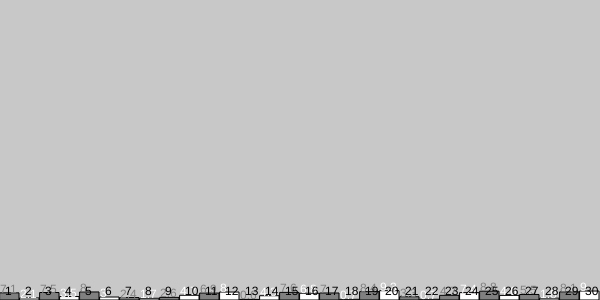
Frame 1 (no input)
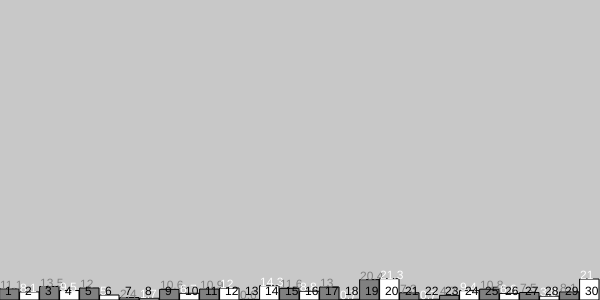
Frame 60 (no input)
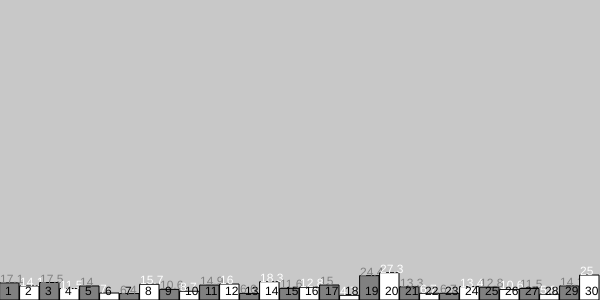
Frame 120 (the mouse pressed at the canvas centre since frame 60)

The p5.js sketch that drew these frames (run headless with seeded random() and noise() and a simulated clock; from frame 60 on, the mouse is pressed at the canvas centre):

// p5.js sketch
// ── sketch.js
let rectangleHeights = [];
let w;
let shouldIncreaseHeight = true;
const maxRectangles = 30;

function setup() {
  createCanvas(600, 300);
  background(200);
  for (let i = 0; i < maxRectangles; i++) {
    rectangleHeights.push(random(0, 10));
  }
}

function draw() {
  background(200);
  w = width / rectangleHeights.length;
  for (let i = 0; i < rectangleHeights.length; i++) {
    if (i % 2 == 0) {
      fill("gray");
    } else {
      fill("white");
    }
    rect(i * w, height - rectangleHeights[i], w - 1, rectangleHeights[i]);
    text(round(rectangleHeights[i], 1), i * w, height - rectangleHeights[i]);
    fill("black");
    text(i + 1, i * w + w / 2 - 5, height - 5);
  }

  if (shouldIncreaseHeight) {
    let randomlyChosenRectIndex = floor(random(rectangleHeights.length));
    let newHeight = rectangleHeights[randomlyChosenRectIndex] + 2;
    rectangleHeights[randomlyChosenRectIndex] = newHeight;
    if (newHeight > height) shouldIncreaseHeight = false;
  }
}
